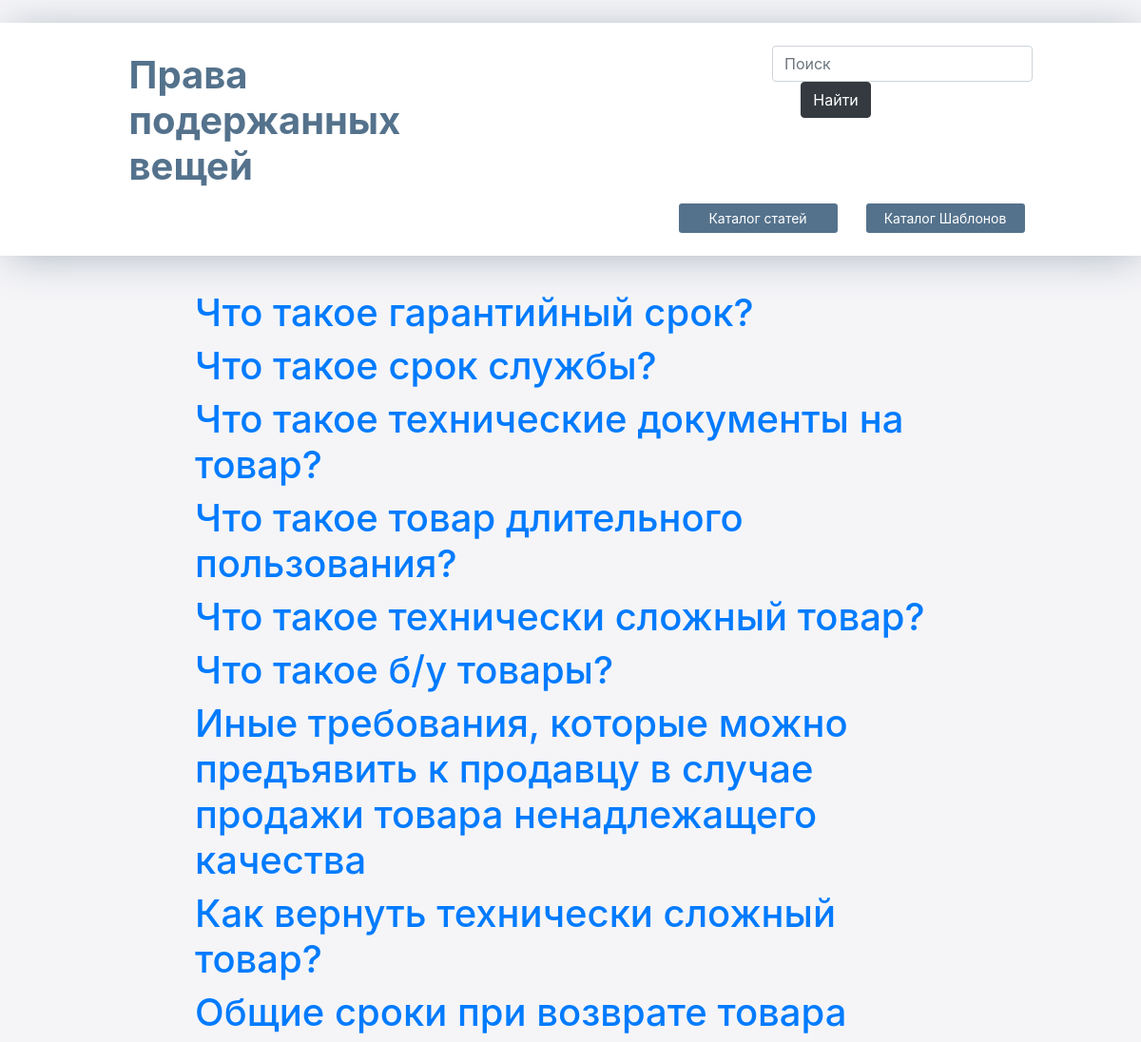
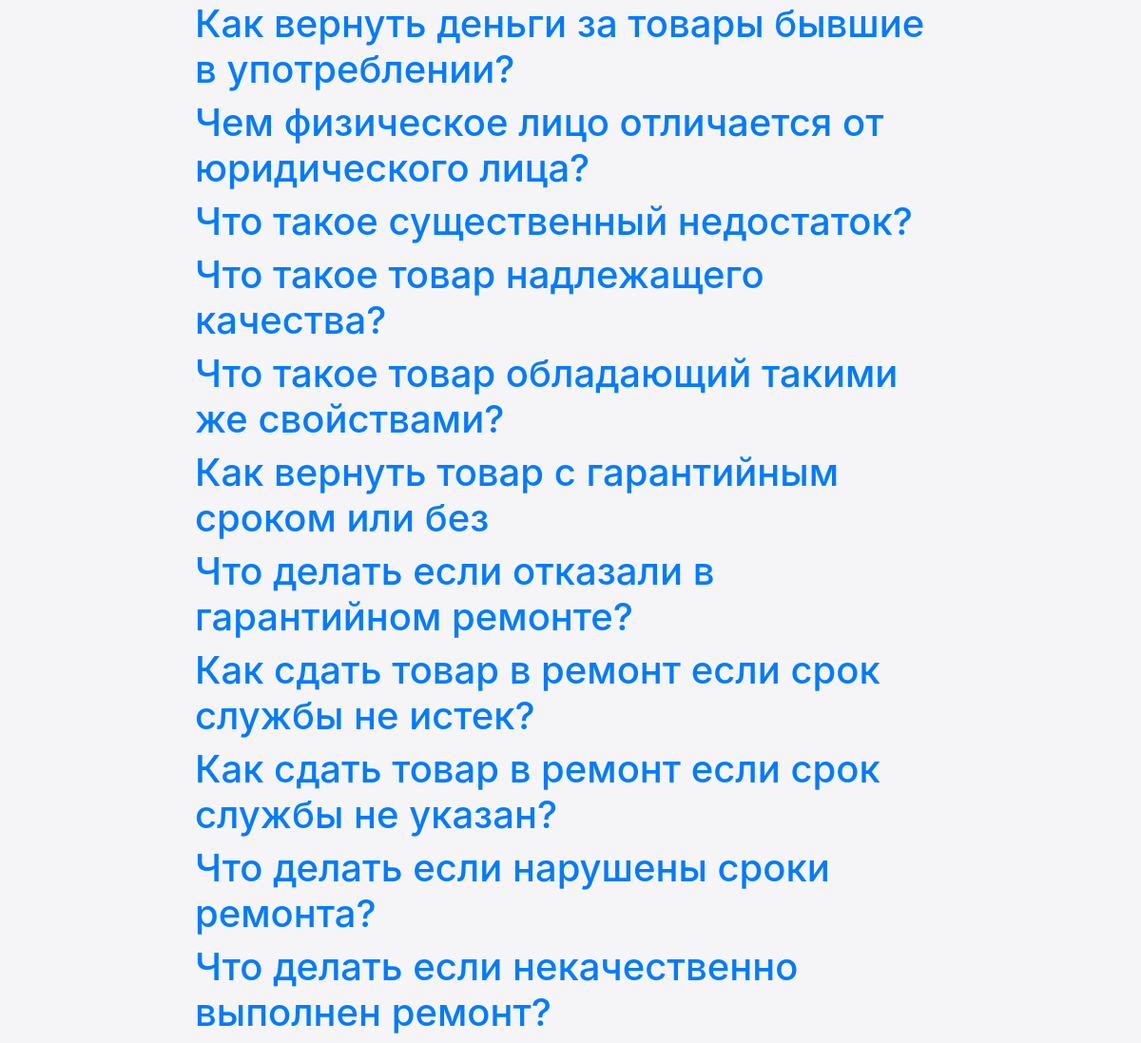
Screenshot of /tag_search/ with the database file from the repository (2 pictures, top to bottom).
### second_help/models.py (models this page shows, shortened)
class Articles(models.Model):
    name = models.CharField(max_length=125, default="default_name")
    web_url = models.CharField(max_length=1024, verbose_name="Внешняя ссылка", null=True, blank=True)
    document = models.FileField(storage=fs_for_article, verbose_name="Файл документа", null=True, blank=True)
    tags = models.ManyToManyField('Tag')

### second_help/views.py (the view)
# urls.py: path('tag_search/', views.tag_search, name='tag_search'),
def tag_search(request):
    articles = Articles.objects.all()
    if request.method == 'GET':
        form = TagSearchForm(request.GET)
        if form.is_valid():
            tags = form.cleaned_data['tags']
            articles = Articles.objects.filter(tags__in=tags).distinct()
            return render(request, 'all_articles.html', {'articles': articles, 'form': form})
    else:
        form = TagSearchForm()
    return render(request, 'all_articles.html', {'articles': articles, 'form': form})

### second_help/forms.py
class TagSearchForm(forms.Form):
    tags = forms.ModelMultipleChoiceField(queryset=Tag.objects.all(), widget=forms.CheckboxSelectMultiple)

### second_help/models.py (called while the page is built)
    def __str__(self):
        return self.name

### templates/all_articles.html (shortened to what this page needs)
<!DOCTYPE html>
<html lang="ru">
<html>
<head>
    <link rel="stylesheet" href="https://cdn.jsdelivr.net/npm/bootstrap@4.3.1/dist/css/bootstrap.min.css"
>
    {% load static %}
    <link rel="stylesheet" type="text/css" href="{% static 'css/style.css' %}">
</head>
<body style="background-color: #f5f5f8;">
<div class="menu">
    <div class="row">
        <div class="col-lg-4 offset-lg-1">
            <button class="btn" onclick="goHome()"><h1 class="text-style text-left"> <strong>Права подержанных вещей</strong></button>
        </div>
        <div class="col-lg-4 offset-lg-3">
                <form class="form-inline">
                    <div class="form-group lg-7">
                        <input type="text" class="form-control" name="search" placeholder="Поиск">
                    </div>
                    <div class="form-group lg-4 offset-lg-1">
                        <button type="submit button" class="btn btn-dark">Найти</button>
                    </div>
                </form>
            </div>
        </div>
    <div class="row">
            <div class="col-lg-2 offset-lg-7">
                <button type="button" class="btn  btn-lg btn-block btn-style-2 btn-sm" onclick="window.location.href = 'tag_search/'">Каталог статей</button>
            </div>
            <div class="col-lg-2 ">
                <button type="button" class="btn btn-style-2 btn-lg btn-block btn-sm" onclick="window.location.href = 'all_docs/'">Каталог Шаблонов</button>
            </div>
    </div>
</div>
<div class="row">
    <div class="col-lg-8 offset-lg-2">
        {% for article in articles %}
            <h1><a href="/articles/{{article.document}}">{{ article.name }}</a></h1>
        {% empty %}
            <p>Статей не найдено</p>
        {% endfor %}
    </div>
</div>
</body>
</html>

### static/css/style.css (style rules this page uses)
.text-style { color: #54728c; }
.text-left { text-align: left; }
.menu { margin-bottom: 3%; margin-top: 2%; -webkit-box-shadow: 4px 4px 42px -6px rgba(34, 60, 80, 0.39); -moz-box-shadow: 4px 4px 42px -6px rgba(34, 60, 80, 0.39); box-shadow: 4px 4px 42px -6px rgba(34, 60, 80, 0.39); padding: 2%; background-color: white; }
.btn-style-2 { background-color: #54728c !important; color: white !important; }

### rows the page displays
Articles: name "Что такое гарантийный срок?"
Articles: name "Что такое срок службы?"
Articles: name "Что такое технические документы на товар?"
Articles: name "Что такое товар длительного пользования?"
Articles: name "Что такое технически сложный товар?"
Articles: name "Что такое б/у товары?"
Articles: name "Иные требования, которые можно предъявить к продавцу в случае продажи товара ненадлежащего качества"
Articles: name "Как вернуть технически сложный товар?"
Articles: name "Общие сроки при возврате товара"
Articles: name "Как вернуть деньги за товары бывшие в употреблении?"
Articles: name "Чем физическое лицо отличается от юридического лица?"
Articles: name "Что такое существенный недостаток?"
Articles: name "Что такое товар надлежащего качества?"
Articles: name "Что такое товар обладающий такими же свойствами?"
Articles: name "Как вернуть товар с гарантийным сроком или без"
Articles: name "Что делать если отказали в гарантийном ремонте?"
Articles: name "Как сдать товар в ремонт если срок службы не истек?"
Articles: name "Как сдать товар в ремонт если срок службы не указан?"
Articles: name "Что делать если нарушены сроки ремонта?"
Articles: name "Что делать если некачественно выполнен ремонт?"
